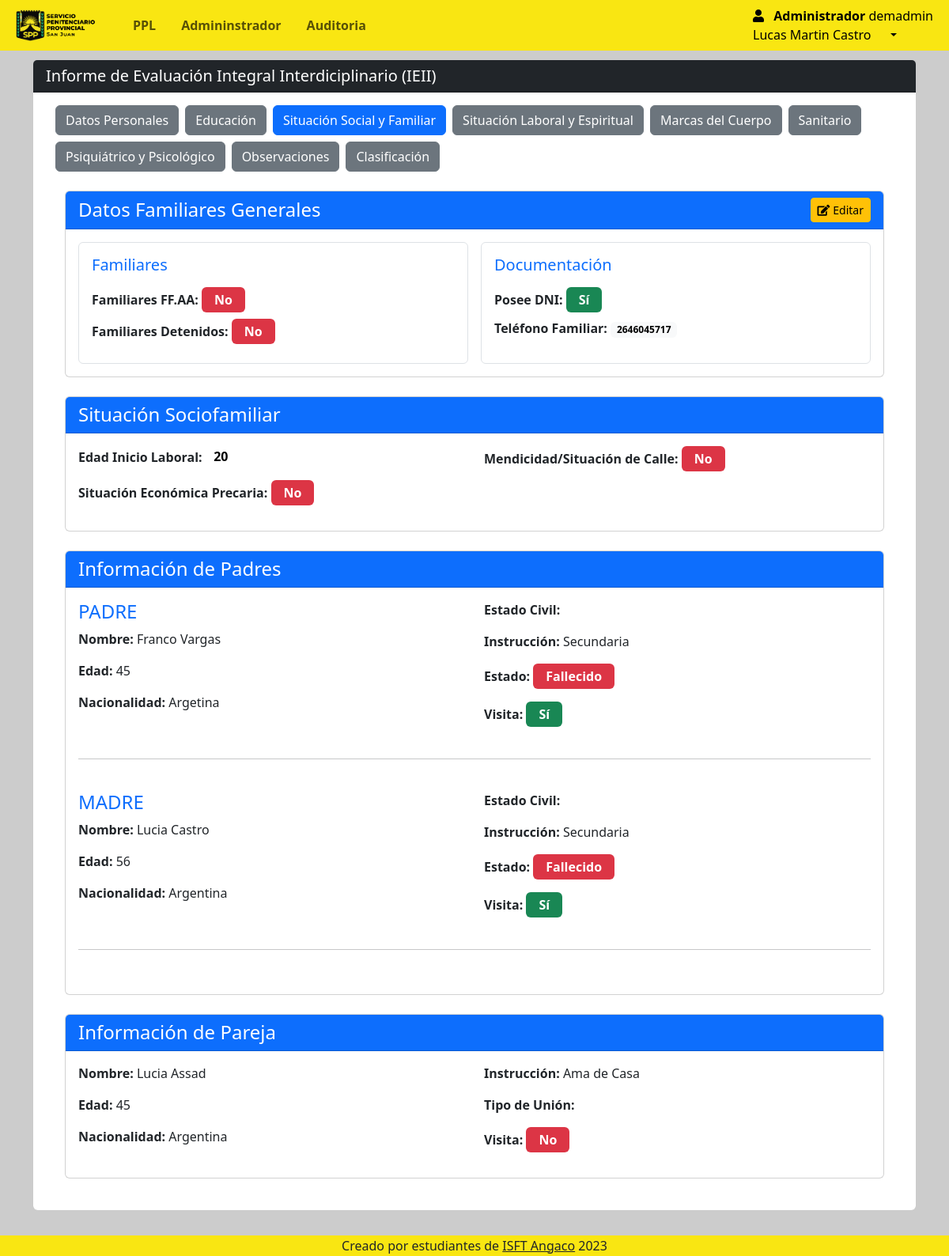
The app's page /Views/admin/ppl_informe.php?seccion=situacion-social&id=42 (signed in) with its own data.
### tables this page shows
CREATE TABLE `rol` (
  `id_rol` int(11) NOT NULL,
  `nombre_rol` varchar(50) NOT NULL
);

CREATE TABLE `usuarios` (
  `id_usuario` int(11) NOT NULL,
  `id_persona` int(11) NOT NULL,
  `id_rol` int(11) NOT NULL,
  `nombre_usuario` varchar(50) NOT NULL,
  `contrasena` varchar(255) NOT NULL,
  `fecha_creacion` datetime DEFAULT current_timestamp(),
  `activo` tinyint(1) DEFAULT 1
);

CREATE TABLE `ppl_familiar_info` (
  `id` int(11) NOT NULL,
  `idppl` int(11) NOT NULL,
  `familiares_ffaa` tinyint(1) DEFAULT 0,
  `ffaa_detalles` text DEFAULT NULL,
  `familiares_detenidos` tinyint(1) DEFAULT 0,
  `detenidos_detalles` text DEFAULT NULL,
  `telefono_familiar` varchar(20) DEFAULT NULL,
  `posee_dni` tinyint(1) DEFAULT NULL,
  `motivo_no_dni` text DEFAULT NULL,
  `estado` varchar(20) NOT NULL DEFAULT 'Activo'
);

CREATE TABLE `ppl_situacion_sociofamiliar` (
  `id` int(11) NOT NULL,
  `idppl` int(11) NOT NULL,
  `edad_inicio_laboral` int(3) DEFAULT NULL,
  `situacion_economica_precaria` tinyint(1) DEFAULT 0,
  `mendicidad_calle` tinyint(1) DEFAULT 0,
  `estado` varchar(255) NOT NULL DEFAULT 'Activo'
);

CREATE TABLE `ppl_padres` (
  `id` int(11) NOT NULL,
  `idppl` int(11) NOT NULL,
  `tipo` enum('PADRE','MADRE') NOT NULL,
  `vivo` tinyint(1) NOT NULL DEFAULT 1,
  `apellido` varchar(50) NOT NULL,
  `nombre` varchar(50) NOT NULL,
  `edad` int(3) DEFAULT NULL,
  `nacionalidad` varchar(50) DEFAULT NULL,
  `estado_civil` varchar(20) DEFAULT NULL,
  `instruccion` varchar(100) DEFAULT NULL,
  `visita` tinyint(1) DEFAULT 0,
  `estado` varchar(20) NOT NULL DEFAULT 'Activo'
);

CREATE TABLE `ppl_pareja` (
  `id` int(11) NOT NULL,
  `idppl` int(11) NOT NULL,
  `apellido` varchar(50) DEFAULT NULL,
  `nombre` varchar(50) DEFAULT NULL,
  `edad` int(3) DEFAULT NULL,
  `nacionalidad` varchar(50) DEFAULT NULL,
  `instruccion` varchar(100) DEFAULT NULL,
  `tipo_union` varchar(50) DEFAULT NULL,
  `visita` tinyint(1) DEFAULT 0,
  `estado` varchar(20) NOT NULL DEFAULT 'Activo'
);

### Views/admin/socio-familiar_lista.php (the view, shortened to what this page needs)
<?php
$idppl = isset($_GET['id']) ? intval($_GET['id']) : 0;
function obtenerDatosFamiliares($db, $idppl) {
    $datos = [
        'info_familiar' => null,
        'situacion_social' => null,
        'padres' => [],
        'hermanos' => [],
        'pareja' => null,
        'hijos' => [],
        'otros_visitantes' => []
    ];
    try {
        $stmt = $db->prepare("SELECT * FROM ppl_familiar_info WHERE idppl = ? AND estado = 'Activo'");
        $stmt->execute([$idppl]);
        $datos['info_familiar'] = $stmt->fetch(PDO::FETCH_ASSOC);
        $stmt = $db->prepare("SELECT * FROM ppl_situacion_sociofamiliar WHERE idppl = ? AND estado = 'Activo'");
        $stmt->execute([$idppl]);
        $datos['situacion_social'] = $stmt->fetch(PDO::FETCH_ASSOC);
        $stmt = $db->prepare("SELECT * FROM ppl_padres WHERE idppl = ? AND estado = 'Activo'");
        $stmt->execute([$idppl]);
        $datos['padres'] = $stmt->fetchAll(PDO::FETCH_ASSOC);
        $stmt = $db->prepare("SELECT * FROM ppl_hermanos WHERE idppl = ? AND estado = 'Activo'");
        $stmt->execute([$idppl]);
        $datos['hermanos'] = $stmt->fetchAll(PDO::FETCH_ASSOC);
        $stmt = $db->prepare("SELECT * FROM ppl_pareja WHERE idppl = ? AND estado = 'Activo'");
        $stmt->execute([$idppl]);
        $datos['pareja'] = $stmt->fetch(PDO::FETCH_ASSOC);
        $stmt = $db->prepare("SELECT * FROM ppl_hijos WHERE idppl = ? AND estado = 'Activo'");
        $stmt->execute([$idppl]);
        $datos['hijos'] = $stmt->fetchAll(PDO::FETCH_ASSOC);
        $stmt = $db->prepare("SELECT * FROM ppl_otros_visitantes WHERE idppl = ? AND estado = 'Activo'");
        $stmt->execute([$idppl]);
        $datos['otros_visitantes'] = $stmt->fetchAll(PDO::FETCH_ASSOC);
        return $datos;
    } catch (PDOException $e) {
        echo "Error al recuperar datos: " . $e->getMessage();
        return null;
    }
}
$datosFamiliares = obtenerDatosFamiliares($db, $idppl);
?>
<div class="container ">
    <div class="card mb-4">
        <div class="card-header d-flex bg-primary text-white justify-content-between align-items-center">
            <h4 class="mb-0 ">Datos Familiares Generales</h4>
            <?php
                if ($_SESSION['id_rol'] === 1 || $_SESSION['id_rol'] === 2) {
            ?>
                <a class="btn btn-warning btn-sm" href='socio-familia_edit.php?id=<?php echo $idppl; ?>'>
                    <i class="fas fa-edit me-1"></i>Editar
                </a>
            <?php }?>
        </div>
        <div class="card-body">
            <div class="row g-3">
                <div class="col-12 col-md-6">
                    <div class="border rounded p-3 h-100">
                        <h5 class="text-primary mb-3">Familiares</h5>
                        <div class="mb-2">
                            <strong>Familiares FF.AA:</strong>
                            <span class="badge py-2 px-3 fs-6 <?php echo $datosFamiliares['info_familiar']['familiares_ffaa'] ? 'bg-success' : 'bg-danger'; ?>">
                                <?php echo $datosFamiliares['info_familiar']['familiares_ffaa'] ? 'Sí' : 'No'; ?>
                            </span>
                        </div>
                        <div class="mb-2">
                            <strong>Familiares Detenidos:</strong>
                            <span class="badge py-2 px-3 fs-6 <?php echo $datosFamiliares['info_familiar']['familiares_detenidos'] ? 'bg-success' : 'bg-danger'; ?>">
                                <?php echo $datosFamiliares['info_familiar']['familiares_detenidos'] ? 'Sí' : 'No'; ?>
                            </span>
                        </div>
                    </div>
                </div>
                <div class="col-12 col-md-6">
                    <div class="border rounded p-3 h-100">
                        <h5 class="text-primary mb-3">Documentación</h5>
                        <div class="mb-2">
                            <strong>Posee DNI:</strong>
                            <span class="badge py-2 px-3 fs-6 <?php echo $datosFamiliares['info_familiar']['posee_dni'] ? 'bg-success' : 'bg-danger'; ?>">
                                <?php echo $datosFamiliares['info_familiar']['posee_dni'] ? 'Sí' : 'No'; ?>
                            </span>
                        </div>
                        <div class="mb-2">
                            <strong>Teléfono Familiar:</strong>
                            <span class="badge text-bg-light">
                                <?php echo $datosFamiliares['info_familiar']['telefono_familiar'] ?? 'No registrado'; ?>
                            </span>
                        </div>
                    </div>
                </div>
            </div>
        </div>
    </div>
    <div class="card mb-4">
        <div class="card-header bg-primary text-white">
            <h4 class="mb-0">Situación Sociofamiliar</h4>
        </div>
        <div class="card-body">
            <div class="row">
                <div class="col-md-6">
                    <p><strong>Edad Inicio Laboral:</strong> <span class="badge text-black fs-6"> <?php echo $datosFamiliares['situacion_social']['edad_inicio_laboral'] ?? 'No registrada'; ?> </span></p>
                    <p><strong>Situación Económica Precaria:</strong>
                        <span class="badge py-2 px-3 fs-6 <?php echo $datosFamiliares['situacion_social']['situacion_economica_precaria'] ? 'bg-success' : 'bg-danger'; ?>">
                            <?php echo $datosFamiliares['situacion_social']['situacion_economica_precaria'] ? 'Sí' : 'No'; ?>
                        </span>
                    </p>
                </div>
                <div class="col-md-6">
                    <p><strong>Mendicidad/Situación de Calle:</strong>
                        <span class="badge py-2 px-3 fs-6 <?php echo $datosFamiliares['situacion_social']['mendicidad_calle'] ? 'bg-success' : 'bg-danger'; ?>">
                            <?php echo $datosFamiliares['situacion_social']['mendicidad_calle'] ? 'Sí' : 'No'; ?>
                        </span>
                    </p>
                </div>
            </div>
        </div>
    </div>
    <div class="card mb-4">
        <div class="card-header bg-primary text-white">
            <h4 class="mb-0">Información de Padres</h4>
        </div>
        <div class="card-body">
            <?php foreach ($datosFamiliares['padres'] as $padre): ?>
                <div class="row mb-3">
                    <div class="col-md-6">
                        <h4 class="text-primary"><?php echo $padre['tipo']; ?></h4>
                        <p><strong>Nombre:</strong> <?php echo $padre['nombre'] . ' ' . $padre['apellido']; ?></p>
                        <p><strong>Edad:</strong> <?php echo $padre['edad'] ?? 'No registrada'; ?></p>
                        <p><strong>Nacionalidad:</strong> <?php echo $padre['nacionalidad'] ?? 'No registrada'; ?></p>
                    </div>
                    <div class="col-md-6">
                        <p><strong>Estado Civil:</strong> <?php echo $padre['estado_civil'] ?? 'No registrado'; ?></p>
                        <p><strong>Instrucción:</strong> <?php echo $padre['instruccion'] ?? 'No registrada'; ?></p>
                        <p><strong>Estado:</strong>
                            <span class="badge py-2 px-3 fs-6 <?php echo $padre['vivo'] ? 'bg-success' : 'bg-danger'; ?>">
                                <?php echo $padre['vivo'] ? 'Vivo' : 'Fallecido'; ?>
                            </span>
                        </p>
                        <p><strong>Visita:</strong>
                            <span class="badge py-2 px-3 fs-6 <?php echo $padre['visita'] ? 'bg-success' : 'bg-danger'; ?>">
                                <?php echo $padre['visita'] ? 'Sí' : 'No'; ?>
                            </span>
                        </p>
                    </div>
                </div>
                <hr class="my-4">
            <?php endforeach; ?>
        </div>
    </div>
    <?php if ($datosFamiliares['pareja']): ?>
    <div class="card mb-4">
        <div class="card-header bg-primary text-white">
            <h4 class="mb-0">Información de Pareja</h4>
        </div>
        <div class="card-body">
            <div class="row">
                <div class="col-md-6">
                    <p><strong>Nombre:</strong> <?php echo $datosFamiliares['pareja']['nombre'] . ' ' . $datosFamiliares['pareja']['apellido']; ?></p>
                    <p><strong>Edad:</strong> <?php echo $datosFamiliares['pareja']['edad'] ?? 'No registrada'; ?></p>
                    <p><strong>Nacionalidad:</strong> <?php echo $datosFamiliares['pareja']['nacionalidad'] ?? 'No registrada'; ?></p>
                </div>
                <div class="col-md-6">
                    <p><strong>Instrucción:</strong> <?php echo $datosFamiliares['pareja']['instruccion'] ?? 'No registrada'; ?></p>
                    <p><strong>Tipo de Unión:</strong> <?php echo $datosFamiliares['pareja']['tipo_union'] ?? 'No registrado'; ?></p>
                    <p><strong>Visita:</strong>
                        <span class="badge py-2 px-3 fs-6 <?php echo $datosFamiliares['pareja']['visita'] ? 'bg-success' : 'bg-danger'; ?>">
                            <?php echo $datosFamiliares['pareja']['visita'] ? 'Sí' : 'No'; ?>
                        </span>
                    </p>
                </div>
            </div>
        </div>
    </div>
    <?php endif; ?>
</div>

### Views/admin/navbar.php (shortened to what this page needs)
<?php
require '../../conn/connection.php';
$id_rol = $_SESSION['id_rol'];
$id_usuario= $_SESSION['id_usuario'];
$query = "SELECT * FROM rol WHERE id_rol = ?";
$stmt = $conexion->prepare($query);
$stmt->bind_param("i", $id_rol);
$stmt->execute();
$result = $stmt->get_result();
if ($result && $result->num_rows > 0) {
  $rol = $result->fetch_assoc();
  $nombre_rol = $rol['nombre_rol'];
} else {
  $nombre_rol = "Usuario Desconocido";
}
?>
<!DOCTYPE html>
<html lang="es">
<head>
  <link rel="stylesheet" href="https://use.fontawesome.com/releases/v5.8.2/css/all.css">
  <link rel="stylesheet" href="../../css/style.css">
  <link href="https://cdn.jsdelivr.net/npm/bootstrap@5.3.2/dist/css/bootstrap.min.css" rel="stylesheet">
  <link rel="stylesheet" href="https://maxcdn.bootstrapcdn.com/bootstrap/4.5.2/css/bootstrap.min.css">
  <link rel="stylesheet" href="https://cdnjs.cloudflare.com/ajax/libs/twitter-bootstrap/5.3.0/css/bootstrap.min.css">
  <link rel="stylesheet" href="https://cdn.datatables.net/1.13.7/css/dataTables.bootstrap5.min.css">
  <link rel="stylesheet" type="text/css" href="https://cdn.datatables.net/1.13.1/css/dataTables.bootstrap5.min.css" />
  <link rel="stylesheet" type="text/css" href="https://cdn.datatables.net/buttons/2.3.3/css/buttons.bootstrap5.min.css" />
  <link rel="stylesheet" href="https://cdn.jsdelivr.net/npm/bootstrap@5.3.0-alpha1/dist/css/bootstrap.min.css" />
  <link rel="stylesheet" href="https://cdnjs.cloudflare.com/ajax/libs/font-awesome/6.2.1/css/all.min.css" />
  <link rel="stylesheet" href="https://cdnjs.cloudflare.com/ajax/libs/font-awesome/5.15.4/css/all.min.css">
</head>
<body>
  <div style="height:60px">
    <nav class="navbar navbar-expand-lg fixed-top my-0 py-0" style="background-color: #f9e612;">
      <div class="container-fluid ml-2 ">
        <a href="index.php" class="navbar-brand mb-0 pr-4 ">
          <img class="d-line-block align-top " src="../../img/LOGO2.ico" width="100px" style="margin-right:0px">
        </a>
        <div class="collapse navbar-collapse " id="navbarNav">
          <ul class="navbar-nav mr-auto ">
            <li class="nav-item  pr-3">
              <a class="nav-link " href="ppl_index.php"><b>PPL</b></a>
            </li>
            <?php
              if ($_SESSION['id_rol'] === 1) {
            ?>
                  <li class="nav-item  pr-3">
                    <a class="nav-link " href="admin_index.php"><b>Admininstrador</b></a>
                  </li>
            <?php
              }
            ?>
            <?php
              if ($_SESSION['id_rol'] === 1) {
            ?>
              <li class="nav-item  pr-3">
                <a class="nav-link " href="auditoria.php"><b>Auditoria</b></a>
              </li>
            <?php
              }
            ?>
          </ul>
          <form class="form-inline d-flex justify-content-end">
            <div class="collapse navbar-collapse" id="navbarNav">
              <ul class="navbar-nav">
                <li class="nav-item dropdown">
                  <a class="nav-link dropdown-toggle active" href="#" role="button" data-bs-toggle="dropdown" aria-expanded="false">
                    <i class="fas fa-user pr-2"></i>
                    <span class="mr-3">
                      <b>
                      <?php if (isset($nombre_rol)) : ?>
                        <?php echo $nombre_rol; ?>
                      <?php else : ?>
                        "Usuario Desconocido"
                      <?php endif; ?>
                      </b>
                      <span>
                        <?php if (isset($_SESSION['nombres'])) : ?>
                           <?php
                           $query = "SELECT nombre_usuario FROM usuarios WHERE activo = 1 AND id_usuario = :id_usuario";
                           $stmt = $db->prepare($query);
                           $stmt->bindParam(':id_usuario', $id_usuario, PDO::PARAM_INT);
                           $stmt->execute();
                           $usuario = $stmt->fetch(PDO::FETCH_ASSOC);
                           ?>
                          <?php echo $usuario['nombre_usuario']; ?>
                          <br>
                          <?php echo $_SESSION['nombres']; ?>
                          <?php echo $_SESSION['apellidos']; ?>
                        <?php endif; ?>
                      </span>
                    </span>
                  </a>
                </li>
            </div>
          </form>
        </div>
      </div>
    </nav>
  </div>

### css/style.css (style rules this page uses)
body { position: relative; padding-bottom: 10px; min-height: 100vh; }

### Views/admin/navbar.php (style rules this page uses)
body { background: #cccccc; }

### records on screen
rol: nombre_rol "Administrador"
usuarios: nombre_usuario "demadmin"
ppl_familiar_info: telefono_familiar "2646045717"
ppl_situacion_sociofamiliar: edad_inicio_laboral "20"
ppl_padres: tipo "PADRE", nombre "Franco", apellido "Vargas", edad "45", nacionalidad "Argetina", instruccion "Secundaria", vivo "Fallecido", visita "Sí"
ppl_padres: tipo "MADRE", nombre "Lucia", apellido "Castro", edad "56", nacionalidad "Argentina", instruccion "Secundaria", vivo "Fallecido", visita "Sí"
ppl_pareja: nombre "Lucia", apellido "Assad", edad "45", nacionalidad "Argentina", instruccion "Ama de Casa"

### other values on screen
$_SESSION['nombres'] "Lucas Martin"
$_SESSION['apellidos'] "Castro"
